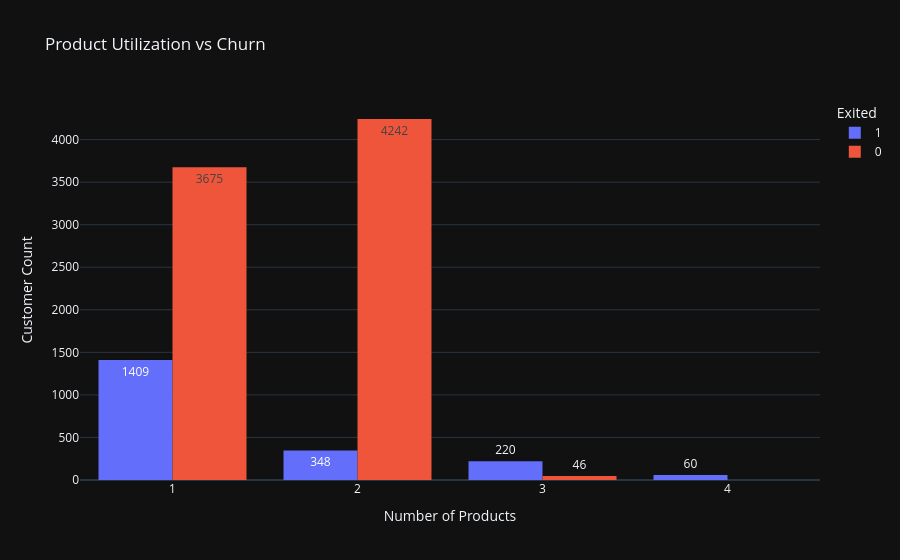

Here is the notebook cell this chart was saved with:
### Code cell
fig = px.histogram(
    df,
    x='NumOfProducts',
    color='Exited',
    barmode='group',
    text_auto=True,
    title='Product Utilization vs Churn',
    template=theme
)

fig.update_layout(
    xaxis_title='Number of Products',
    yaxis_title='Customer Count'
)

fig.show()

### Figure 1 — Plotly figure (JSON) as saved in the notebook; plotly's stock layout.template omitted (floating-point values rounded to 4 significant figures; data arrays with more than 128 entries replaced by an {"elided": "..."} marker saying what was removed)
{"data": [{"alignmentgroup": "True", "bingroup": "x", "hovertemplate": "Exited=1<br>NumOfProducts=%{x}<br>count=%{y}<extra></extra>", "legendgroup": "1", "marker": {"color": "#636efa", "pattern": {"shape": ""}}, "name": "1", "offsetgroup": "1", "orientation": "v", "showlegend": true, "texttemplate": "%{value}", "type": "histogram", "x": {"elided": "2037 int values"}, "xaxis": "x", "yaxis": "y"}, {"alignmentgroup": "True", "bingroup": "x", "hovertemplate": "Exited=0<br>NumOfProducts=%{x}<br>count=%{y}<extra></extra>", "legendgroup": "0", "marker": {"color": "#EF553B", "pattern": {"shape": ""}}, "name": "0", "offsetgroup": "0", "orientation": "v", "showlegend": true, "texttemplate": "%{value}", "type": "histogram", "x": {"elided": "7963 int values"}, "xaxis": "x", "yaxis": "y"}], "layout": {"barmode": "group", "legend": {"title": {"text": "Exited"}, "tracegroupgap": 0}, "title": {"text": "Product Utilization vs Churn"}, "xaxis": {"anchor": "y", "domain": [0, 1], "title": {"text": "Number of Products"}}, "yaxis": {"anchor": "x", "domain": [0, 1], "title": {"text": "Customer Count"}}}}
